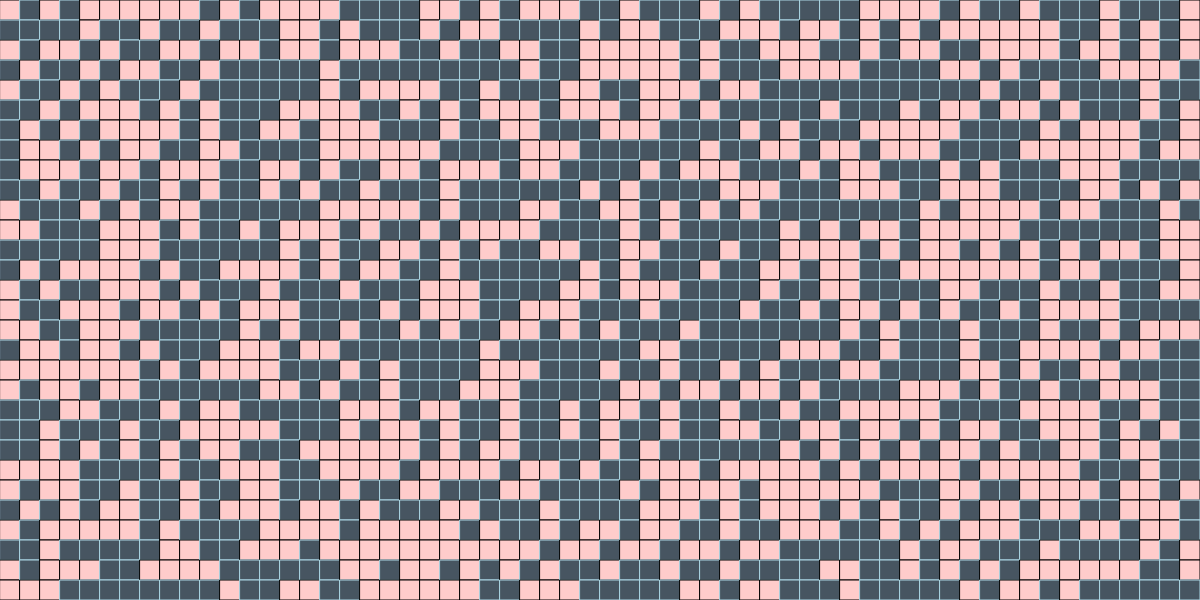
Frame 1 (no input)
Frame 60 (no input): identical to frame 1, image omitted
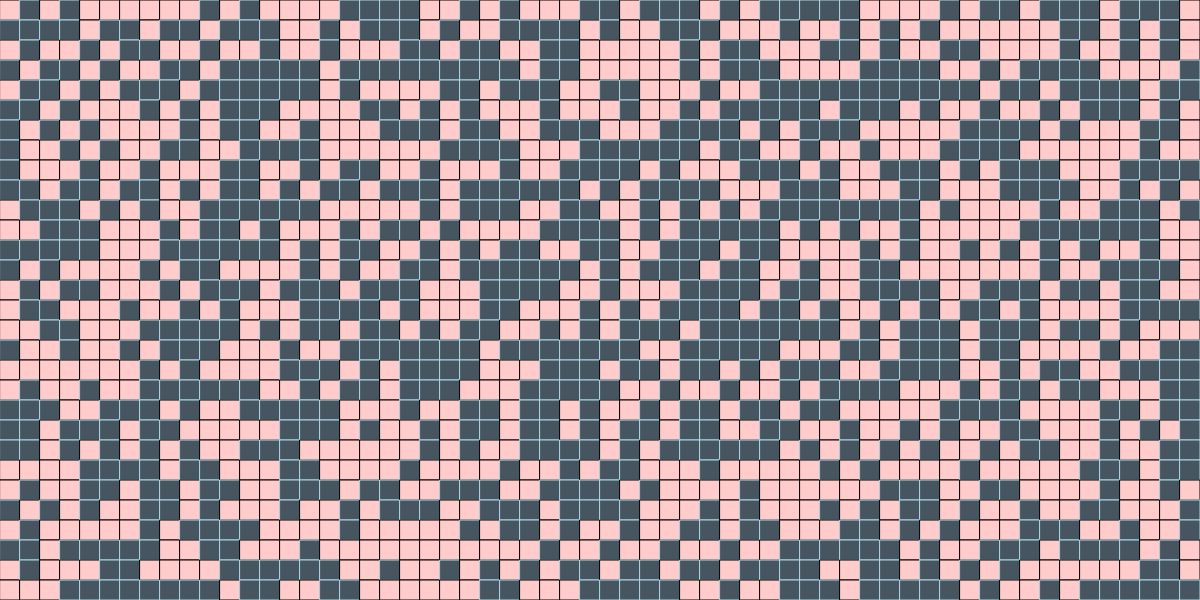
Frame 120 (the mouse pressed at the canvas centre since frame 60)

The p5.js sketch that drew these frames (run headless with seeded random() and noise() and a simulated clock; from frame 60 on, the mouse is pressed at the canvas centre):

// p5.js sketch
// ── sketch.js
let cols, rows;
let grid;
let resolution = 20; // Adjust as needed for cell size
let running = false; // Controls the running state
let birth = 3; // Number of neighbors for a dead cell to become alive
let survivalMin = 2; // Minimum neighbors for an alive cell to stay alive
let survivalMax = 3; // Maximum neighbors for an alive cell to stay alive
let speedSlider;

function setup() {
    createCanvas(1200, 600);
    //background('#333');
    cols = width / resolution;
    rows = height / resolution;
  
    grid = make2DArray(cols, rows);
    initializeGrid();
  
    // Adjusted UI elements for a more bubbly and friendly look
    let uiYOffset = height + 30; // Y Offset for all UI components
    let buttonSpacing = 120; // Horizontal spacing between buttons and selects
  
    let startButton = createButton('Start');
    startButton.position(10, uiYOffset);
    startButton.mousePressed(startSimulation);
    styleButton(startButton);
  
    let stopButton = createButton('Stop');
    stopButton.position(10 + buttonSpacing, uiYOffset);
    stopButton.mousePressed(pauseSimulation);
    styleButton(stopButton);
  
    let restartButton = createButton('Restart');
    restartButton.position(10 + buttonSpacing * 2, uiYOffset);
    restartButton.mousePressed(restartSimulation);
    styleButton(restartButton);
  
    // Slider for speed control
    speedSlider = createSlider(1, 60, 30); // Default speed is 30 FPS
    speedSlider.position(10, uiYOffset + 40);
    speedSlider.style('width', '180px');
  
    // Clear Board Button
    let clearButton = createButton('Clear Board');
    clearButton.position(10 + buttonSpacing * 3, uiYOffset);
    clearButton.mousePressed(clearBoard);
    styleButton(clearButton);

    // Step Button
    let stepButton = createButton('Step');
    stepButton.position(10 + buttonSpacing * 4, uiYOffset);
    stepButton.mousePressed(stepSimulation);
    styleButton(stepButton);

    // Adjust positioning for the rule selects to avoid overlap
    createDiv('Birth:').position(10 + buttonSpacing * 5, uiYOffset - 20);
    birthSelect = createSelect();
    birthSelect.position(10 + buttonSpacing * 5, uiYOffset);
    populateSelect(birthSelect, birth);

    createDiv('Survival Min:').position(10 + buttonSpacing * 6, uiYOffset - 20);
    survivalMinSelect = createSelect();
    survivalMinSelect.position(10 + buttonSpacing * 6, uiYOffset);
    populateSelect(survivalMinSelect, survivalMin);

    createDiv('Survival Max:').position(10 + buttonSpacing * 7, uiYOffset - 20);
    survivalMaxSelect = createSelect();
    survivalMaxSelect.position(10 + buttonSpacing * 7, uiYOffset);
    populateSelect(survivalMaxSelect, survivalMax);
}
  
function styleButton(btn) {
    btn.style('background-color', '#FFC0CB'); // A soft pink
    btn.style('border', 'none');
    btn.style('border-radius', '12px'); // Rounded corners for a bubbly look
    btn.style('color', 'black');
    btn.style('padding', '10px 24px');
}
  
function populateSelect(select, selectedValue) {
    for (let i = 1; i <= 8; i++) {
      select.option(i);
    }
    select.selected(selectedValue);
    select.changed(() => {
      const val = parseInt(select.value());
      switch (select) {
        case birthSelect:
          birth = val;
          break;
        case survivalMinSelect:
          survivalMin = val;
          break;
        case survivalMaxSelect:
          survivalMax = val;
          break;
      }
    });
}

function initializeGrid() {
  for (let i = 0; i < cols; i++) {
    for (let j = 0; j < rows; j++) {
      grid[i][j] = floor(random(2));
    }
  }
}

function startSimulation() {
  running = true;
}

function pauseSimulation() {
  running = false;
}

function restartSimulation() {
  initializeGrid(); // Reinitialize the grid with a new seed
  running = true; // Automatically start the simulation
}

function draw() {
    background(220); // Light background for a friendly appearance
  
    if (running) {
      // Adjust the frame rate based on the slider value
      frameRate(speedSlider.value());
    }
  
    // Display the current state of each cell
    for (let i = 0; i < cols; i++) {
      for (let j = 0; j < rows; j++) {
        let x = i * resolution;
        let y = j * resolution;
        if (grid[i][j] == 1) {
          fill('#ffcccb'); // Cute pink for alive cells
          stroke('#000000'); // Light blue stroke for a soft look
        } else {
          fill('#475561'); // Very light blue for dead cells
          stroke('#add8e6'); // Consistent stroke color
        }
        rect(x, y, resolution, resolution);
      }
    }
  
    // Update the grid if the simulation is running
    if (running) {
      let next = make2DArray(cols, rows);
  
      // Compute next based on grid using the updated rules
      for (let i = 0; i < cols; i++) {
        for (let j = 0; j < rows; j++) {
          let state = grid[i][j];
          let neighbors = countNeighbors(grid, i, j);
  
          // Applying variable rules for birth and survival
          if (state == 0 && neighbors == birth) {
            next[i][j] = 1; // Birth condition
          } else if (state == 1 && (neighbors >= survivalMin && neighbors <= survivalMax)) {
            next[i][j] = state; // Survival condition
          } else {
            next[i][j] = 0; // Death condition
          }
        }
      }
  
      grid = next;
    }
}  

function countNeighbors(grid, x, y) {
  let sum = 0;
  for (let i = -1; i < 2; i++) {
    for (let j = -1; j < 2; j++) {
      let col = (x + i + cols) % cols;
      let row = (y + j + rows) % rows;

      sum += grid[col][row];
    }
  }
  sum -= grid[x][y];
  return sum;
}

function make2DArray(cols, rows) {
  let arr = new Array(cols);
  for (let i = 0; i < arr.length; i++) {
    arr[i] = new Array(rows);
  }
  return arr;
}

function mousePressed() {
    if (!running) { // Only allow cell state change if the animation is paused
      let col = floor(mouseX / resolution);
      let row = floor(mouseY / resolution);
      if (col >= 0 && col < cols && row >= 0 && row < rows) { // Check if the click is within the grid
        grid[col][row] = grid[col][row] ? 0 : 1; // Toggle the cell state
      }
    }
}
  
function mouseDragged() {
    if (!running) { // Only allow changes if the animation is paused
      let col = floor(mouseX / resolution);
      let row = floor(mouseY / resolution);
      if (col >= 0 && col < cols && row >= 0 && row < rows) { // Check if the drag is within the grid
        if (grid[col][row] === 0) { // Only make the cell alive if it's currently dead
          grid[col][row] = 1;
        }
      }
    }
    return false; // Prevent default behavior
}

function clearBoard() {
    for (let i = 0; i < cols; i++) {
      for (let j = 0; j < rows; j++) {
        grid[i][j] = 0;
      }
    }
}
  
function stepSimulation() {
    // This function is similar to the update logic in draw function
    let next = make2DArray(cols, rows);
  
    for (let i = 0; i < cols; i++) {
      for (let j = 0; j < rows; j++) {
        let state = grid[i][j];
        let neighbors = countNeighbors(grid, i, j);
  
        if (state == 0 && neighbors == birth) {
          next[i][j] = 1;
        } else if (state == 1 && (neighbors >= survivalMin && neighbors <= survivalMax)) {
          next[i][j] = state;
        } else {
          next[i][j] = 0;
        }
      }
    }
    
    grid = next;
}
  
